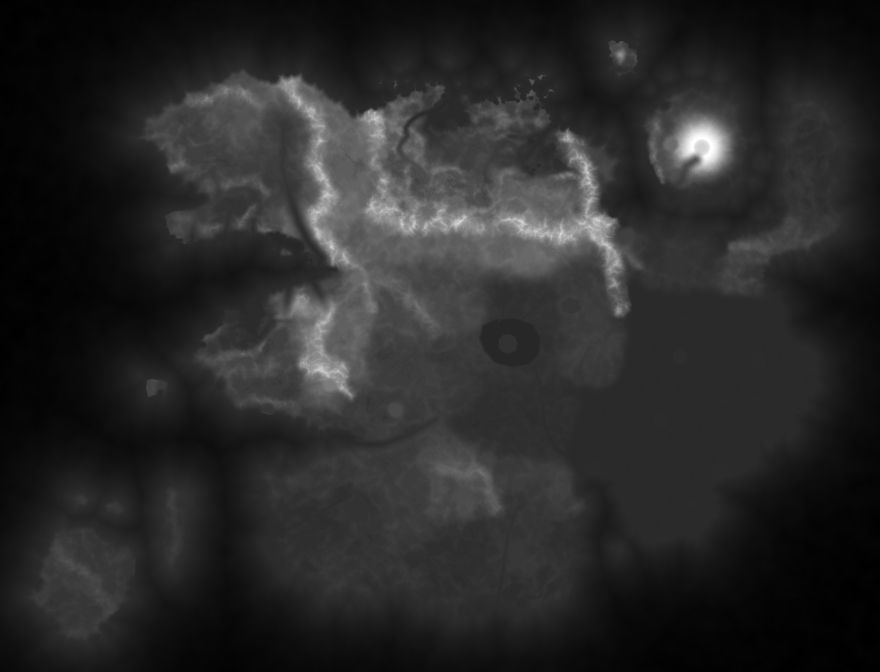
#> input picture mod/src/main/resources/nirncraft/tamriel/elevation.png, 880 x 672 px; the run also reads 1 picture not shown here
$ python hydrology_report.py analyze --dir ../../mod/src/main/resources/nirncraft/tamriel
#> lines starting #> are read from the running program, lines starting #| are printed output that depends on the picture; after the words box and inside, x2 and y2 are one past the last pixel; in counts of white or black regions, pixels touching at a corner belong together
### tools/worldgen/hydrology.py
"""Hydrology for the Tamriel map: flow routing, tributaries, springs, lake basins, deltas, waterfalls and river sites.

Two uses (pure numpy + heapq; scipy only for labelling when installed):

* imported by tamriel_map.py, which calls the derive_* functions while it builds the rasters (so the streams are
  carved into the macro height field and written into the same rasters the Java side already reads), and writes
  `hydrology.json` (waterfalls, springs, river sites) next to them;
* `py -3 -I tools/worldgen/hydrology.py analyze [--dir DIR] [--out DIR]` analyses the BAKED rasters (flow
  accumulation with pit filling) against the authored rivers and lakes and writes the numbers (JSON) and map views.
  `py -3 -I tools/worldgen/hydrology.py render --before DIR --after DIR --out DIR` renders before/after views.

Everything is deterministic: no random numbers, only hashes of positions.

Method (see docs/HYDROLOGY.md): priority-flood depression filling with an epsilon gradient (Barnes 2014) which
yields the drainage tree directly (every land cell drains to a lower neighbour, or to the sea / map edge); D8
receivers, flow accumulation weighted by a runoff index (province climate, orographic boost, dune dryness).
"""
import heapq
import json
import math
import os
import sys

import numpy as np
from PIL import Image

try:
    from scipy import ndimage as _ndi
except ImportError:  # pragma: no cover
    _ndi = None

HERE = os.path.dirname(os.path.abspath(__file__))
ROOT = os.path.abspath(os.path.join(HERE, "..", ".."))
RES_DIR = os.path.join(ROOT, "mod", "src", "main", "resources", "nirncraft", "tamriel")

CELL = 32
SEA = 63
EPS = 1e-3
D8 = [(-1, -1), (-1, 0), (-1, 1), (0, -1), (0, 1), (1, -1), (1, 0), (1, 1)]

# runoff index per province (rain and snow-melt); regions below override
PROV_RUNOFF = {"skyrim": 1.3, "cyrodiil": 1.0, "high_rock": 1.1, "morrowind": 0.8, "black_marsh": 1.4, "elsweyr": 0.35,
               "hammerfell": 0.4, "valenwood": 1.5, "summerset": 1.1, "atmora": 1.0, "akavir": 1.0, "yokuda": 0.8,
               "pyandonea": 1.0, "thras": 1.0}
REGION_RUNOFF = {"morrowind/vvardenfell_ashlands": 0.3, "morrowind/molag_amur": 0.4, "morrowind/red_mountain": 0.3,
                 "cyrodiil/colovian_highlands": 0.9, "skyrim/the_pale": 1.0}

# stream extraction
STREAM_T = 44.0        # weighted upstream cells (32-block cells) at which a brook starts
MIN_STREAM_CELLS = 3   # shortest piece worth keeping
FALL_WINDOW = 48.0     # blocks over which a level drop counts as one fall
FALL_MIN_STREAM = 6.5  # blocks
FALL_MIN_RIVER = 7.0
FALL_BIG = 9.0         # "big" waterfalls: eligible for secrets and overlooks
FALL_SPACING = 160.0
MARSH_TRUNK = 800.0    # weighted cells: bigger flows through a marsh still get a channel


# [20 lines left out: function route_noise, not called in this run]


def smoothstep(e0, e1, x):
    t = np.clip((np.asarray(x, float) - e0) / (e1 - e0), 0.0, 1.0)
    return t * t * (3 - 2 * t)


# [6 lines left out: function hash2, not called in this run]


class Grid:
    """Raster geometry (cell size 32, pixel (0, 0) is the cell whose north-west corner is (min_x, min_z))."""

    def __init__(self, min_x, min_z, w, h):
        self.min_x, self.min_z, self.w, self.h = min_x, min_z, w, h
        self.xs = min_x + (np.arange(w) + 0.5) * CELL
        self.zs = min_z + (np.arange(h) + 0.5) * CELL

    def cell_of(self, x, z):
        return (int(np.clip(math.floor((x - self.min_x) / CELL), 0, self.w - 1)),
                int(np.clip(math.floor((z - self.min_z) / CELL), 0, self.h - 1)))

    def bil(self, a, x, z):
        fx = np.clip((np.asarray(x, float) - self.min_x) / CELL - 0.5, 0, self.w - 1.001)
        fz = np.clip((np.asarray(z, float) - self.min_z) / CELL - 0.5, 0, self.h - 1.001)
        ix, iz = fx.astype(int), fz.astype(int)
        tx, tz = fx - ix, fz - iz
        a00, a10, a01, a11 = a[iz, ix], a[iz, ix + 1], a[iz + 1, ix], a[iz + 1, ix + 1]
        return (a00 * (1 - tx) + a10 * tx) * (1 - tz) + (a01 * (1 - tx) + a11 * tx) * tz


# ---------------------------------------------------------------------------------------------------------------------
# flow routing
def flood(h, sink):
    """Priority-flood fill with epsilon. `sink` marks cells that drain away (sea; the raster edge drains too).
    Returns (recv, order, filled): recv[i] = flat index of the downstream neighbour (-1: drains to the sea / edge,
    -2: sink cell), order = cells in the order they were flooded (ascending filled elevation), filled = surface."""
    H, W = h.shape
    PW = W + 2
    hp = np.zeros((H + 2, PW))
    hp[1:-1, 1:-1] = h
    snk = np.ones((H + 2, PW), bool)
    snk[1:-1, 1:-1] = sink
    nb = np.zeros_like(snk)
    for dz, dx in D8:
        nb |= np.roll(np.roll(snk, dz, 0), dx, 1)
    seeds = np.flatnonzero((nb & ~snk).ravel())
    hl = hp.ravel().tolist()
    fl = hl[:]
    n = (H + 2) * PW
    recv = [-2] * n
    done = bytearray(snk.ravel().astype(np.uint8).tobytes())
    heap = []
    for c in seeds.tolist():
        done[c] = 1
        recv[c] = -1
        heap.append((hl[c], c))
    heapq.heapify(heap)
    offs = [dz * PW + dx for dz, dx in D8]
    order = []
    pop, push = heapq.heappop, heapq.heappush
    while heap:
        f, c = pop(heap)
        order.append(c)
        for o in offs:
            m = c + o
            if done[m]:
                continue
            done[m] = 1
            hn = hl[m]
            if hn <= f:
                hn = f + EPS
            fl[m] = hn
            recv[m] = c
            push(heap, (hn, m))
    rec = np.array(recv, dtype=np.int64).reshape(H + 2, PW)[1:-1, 1:-1]
    filled = np.array(fl).reshape(H + 2, PW)[1:-1, 1:-1]
    ordr = np.array(order, dtype=np.int64)
    ordr = (ordr // PW - 1) * W + (ordr % PW - 1)
    out = np.where(rec >= 0, (rec // PW - 1) * W + (rec % PW - 1), rec)
    return out.ravel(), ordr, filled


def accumulate(recv, order, weight):
    """Flow accumulation: sum of `weight` over every cell that drains through a cell (itself included)."""
    acc = weight.astype(float).ravel().copy()
    r = recv
    for c in order[::-1].tolist():
        t = r[c]
        if t >= 0:
            acc[t] += acc[c]
    return acc.reshape(weight.shape)


# [7 lines left out: function runoff_weight, not called in this run]


# ---------------------------------------------------------------------------------------------------------------------
# polylines
def densify(pts, lev=None, hw=None, step=16.0):
    pts = np.asarray(pts, float)
    out_p, out_l, out_h = [pts[0]], [], []
    out_l = [lev[0]] if lev is not None else None
    out_h = [hw[0]] if hw is not None else None
    for i in range(len(pts) - 1):
        a, b = pts[i], pts[i + 1]
        n = max(1, int(math.ceil(np.hypot(*(b - a)) / step)))
        for k in range(1, n + 1):
            t = k / n
            out_p.append(a + (b - a) * t)
            if lev is not None:
                out_l.append(lev[i] + (lev[i + 1] - lev[i]) * t)
            if hw is not None:
                out_h.append(hw[i] + (hw[i + 1] - hw[i]) * t)
    return (np.array(out_p), None if lev is None else np.array(out_l), None if hw is None else np.array(out_h))


# [83 lines left out: functions chaikin, meander, splat, not called in this run]


# ---------------------------------------------------------------------------------------------------------------------
def label(mask):
    if _ndi is not None:
        return _ndi.label(mask, structure=np.ones((3, 3), int))
    lab = np.zeros(mask.shape, np.int32)
    n = 0
    H, W = mask.shape
    for z, x in zip(*np.nonzero(mask)):
        if lab[z, x]:
            continue
        n += 1
        stack = [(z, x)]
        lab[z, x] = n
        while stack:
            cz, cx = stack.pop()
            for dz, dx in D8:
                zz, xx = cz + dz, cx + dx
                if 0 <= zz < H and 0 <= xx < W and mask[zz, xx] and not lab[zz, xx]:
                    lab[zz, xx] = n
                    stack.append((zz, xx))
    return lab, n


# [35 lines left out: function find_pits, not called in this run]


# ---------------------------------------------------------------------------------------------------------------------
class Network:
    """Everything derive_streams finds."""

    # [383 lines left out: functions __init__, derive_streams, add_falls, derive_deltas, write_json, extend_dead_ends, not called in this run]

### tools/worldgen/hydrology_build.py
"""Glue between tamriel_map.py and hydrology.py: place exclusion zones, carving, merging the derived channels into
the river fields, waterfall ranking, and the `hydrology.json` the Java side loads (waterfalls, springs, river sites)."""
import json
import os

import numpy as np

import hydrology as hy
from hydrology import CELL, SEA, smoothstep

SETTLEMENT_TYPES = {"capital", "city", "town", "village", "farm"}


def load_places():
    pdir = os.path.join(hy.RES_DIR, "places")
    out = []
    idx = json.load(open(os.path.join(pdir, "index.json"), encoding="utf-8"))
    for f in idx:
        p = os.path.join(pdir, f)
        if os.path.exists(p):
            out.extend(json.load(open(p, encoding="utf-8")))
    return out


# [11 lines left out: function place_radius, not called in this run]


def place_exclusion(grid, places=None, only_settlements=False):
    """Cells that new water must keep out of: every place's footprint plus a margin (settlements most of all)."""
    places = load_places() if places is None else places
    if only_settlements:
        places = [p for p in places if p.get("type") in SETTLEMENT_TYPES]
    ex = np.zeros((grid.h, grid.w), bool)
    for p in places:
        r = place_radius(p, only_settlements)
        x, z = p["x"], p["z"]
        i0 = max(0, int((x - r - grid.min_x) / CELL) - 1)
        i1 = min(grid.w, int((x + r - grid.min_x) / CELL) + 2)
        j0 = max(0, int((z - r - grid.min_z) / CELL) - 1)
        j1 = min(grid.h, int((z + r - grid.min_z) / CELL) + 2)
        if i0 >= i1 or j0 >= j1:
            continue
        dd = np.hypot(grid.xs[i0:i1][None, :] - x, grid.zs[j0:j1][:, None] - z)
        ex[j0:j1, i0:i1] |= dd < r + 12
    return ex


# [84 lines left out: functions carve, merge_channels, integrate, not called in this run]


# ---------------------------------------------------------------------------------------------------------------------
KINDS = ["fishing_hut", "watermill", "ford", "ferry", "toll_post", "fall_overlook", "fall_secret", "sunken_cache",
         "bank_cache", "hidden_fishing", "spring_shrine"]
KMAX = {"fishing_hut": 90, "watermill": 45, "ford": 70, "ferry": 16, "toll_post": 16, "fall_overlook": 70,
        "fall_secret": 60, "sunken_cache": 40, "bank_cache": 70, "hidden_fishing": 40, "spring_shrine": 60}
KSPACE = {"fishing_hut": 900, "watermill": 1200, "ford": 700, "ferry": 1800, "toll_post": 600, "fall_overlook": 250,
          "fall_secret": 0, "sunken_cache": 500, "bank_cache": 700, "hidden_fishing": 900, "spring_shrine": 500}
GLOBAL_SPACE = 110.0


# [203 lines left out: functions _facing, _seg_cross, plan_sites, hydrology_json, not called in this run]

### tools/worldgen/hydrology_report.py
"""Hydrology analysis and map views of BAKED Tamriel rasters (no Minecraft needed).

usage (from the repo root):
  py -3 -I tools/worldgen/hydrology_report.py analyze --dir DIR [--label before] [--json OUT.json]
  py -3 -I tools/worldgen/hydrology_report.py render  --dir DIR --tag after --out OUTDIR [--hydro hydrology.json]
  py -3 -I tools/worldgen/hydrology_report.py compare --before DIR --after DIR --out OUTDIR

DIR holds elevation.png, features.png, water.png, terrain.png, coast.png, regions.png (the resource folder
`mod/src/main/resources/nirncraft/tamriel/` or a TAMRIEL_OUT experiment folder).

analyze: priority-flood the baked macro height field (pit filling), route D8, accumulate runoff, then compare the
network with the authored vectors: where rivers end, rivers that run uphill or above the ground, lakes without an
outlet, big drainage that has no channel, and how much mountain run-off reaches a channel and how far it travels.
"""
import argparse
import json
import math
import os
import sys

import numpy as np
from PIL import Image, ImageDraw

HERE = os.path.dirname(os.path.abspath(__file__))
if HERE not in sys.path:
    sys.path.insert(0, HERE)
import hydrology as hy  # noqa: E402

V = json.load(open(os.path.join(HERE, "tamriel_vectors.json"), encoding="utf-8"))
#> (reads tools/worldgen/tamriel_vectors.json from the repository)
M = V["meta"]
CELL, MIN_X, MIN_Z, W, H, SEA = M["cell"], M["min_x"], M["min_z"], M["width_cells"], M["height_cells"], M["sea_level"]
GRID = hy.Grid(MIN_X, MIN_Z, W, H)


# ---------------------------------------------------------------------------------------------------------------------
class Baked:
    def __init__(self, d):
        self.dir = d
        rd = lambda n, mode=None: np.array(Image.open(os.path.join(d, n)).convert(mode) if mode else Image.open(os.path.join(d, n)))
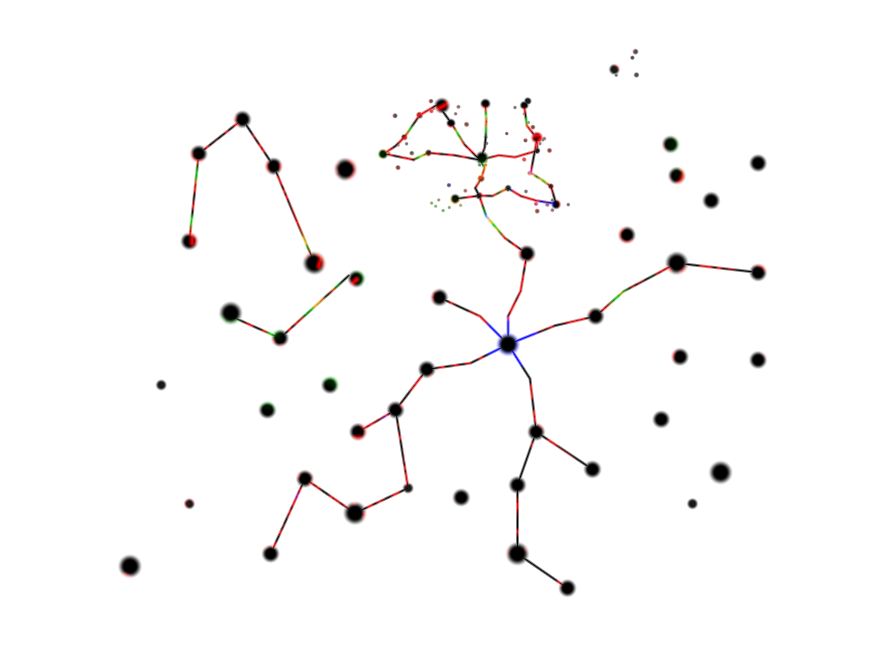
#> input picture mod/src/main/resources/nirncraft/tamriel/features.png, 880 x 672 px
        self.h = rd("elevation.png").astype(float) / 32.0 - 64.0
        f = rd("features.png", "RGBA").astype(float)
        self.riv_d = np.where(f[..., 0] <= 0, 400.0, (255 - f[..., 0]) * 0.5)
        self.ridge = f[..., 1] / 255.0
        self.lake_sd = np.where(f[..., 2] <= 0, -400.0, (f[..., 2] - 128) * 0.5)
        w = rd("water.png", "RGBA").astype(float)
        code = w[..., 0] * 256 + w[..., 1]
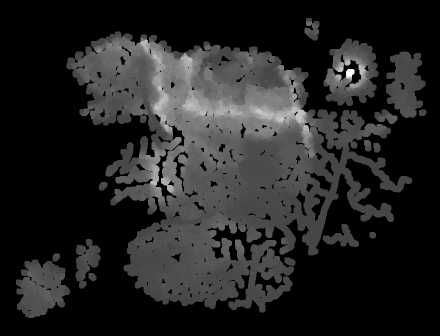
#> code: shape (672, 880) float64 (shown at 1/2 size); min 0, max 29344, mean 4099.7; drawn with min black and max white
        self.level = np.where(code > 0, code / 64.0 - 64.0, np.nan)
        self.riv_hw = w[..., 2]
        t = rd("terrain.png", "RGBA").astype(float)
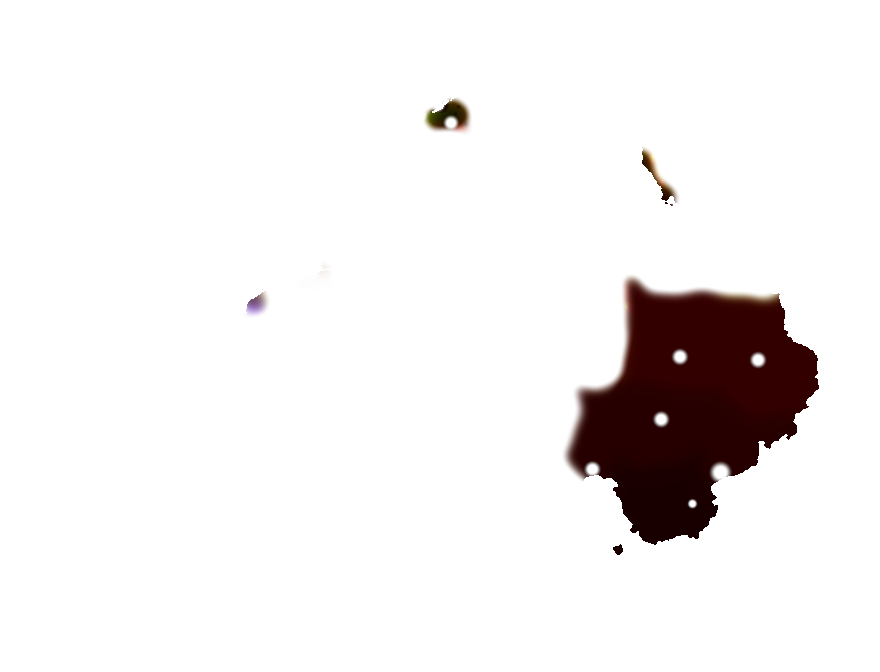
#> input picture mod/src/main/resources/nirncraft/tamriel/terrain.png, 880 x 672 px
        self.dunes = t[..., 2] / 255.0
        self.wet = t[..., 3] / 255.0
        self.coast = rd("coast.png").astype(float) - 32768.0
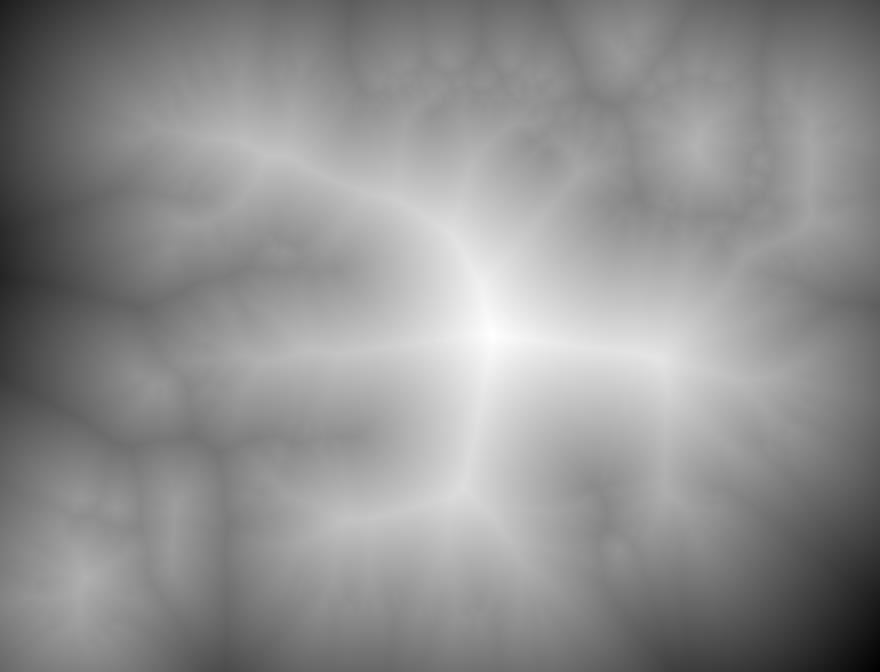
#> input picture mod/src/main/resources/nirncraft/tamriel/coast.png, 880 x 672 px
        self.land = self.coast > 0
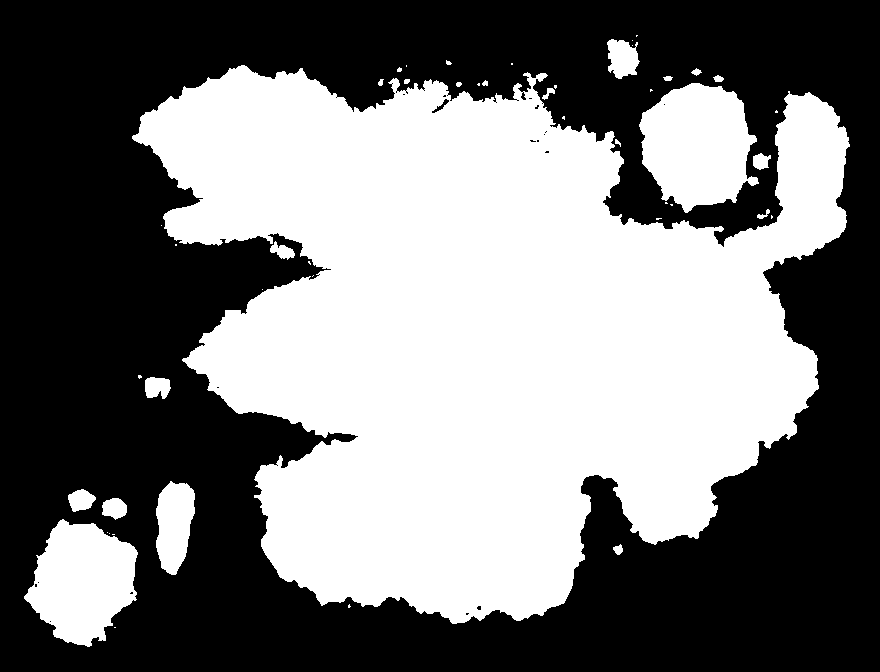
#> self.land: shape (672, 880) bool; 46.7% white; 48 white regions (26 under 20 px), largest, box (x1, y1, x2, y2) and area: (132, 65, 850, 624) 249403, (639, 83, 759, 213) 11031, (24, 519, 138, 647) 9697
        reg_img = Image.open(os.path.join(d, "regions.png"))
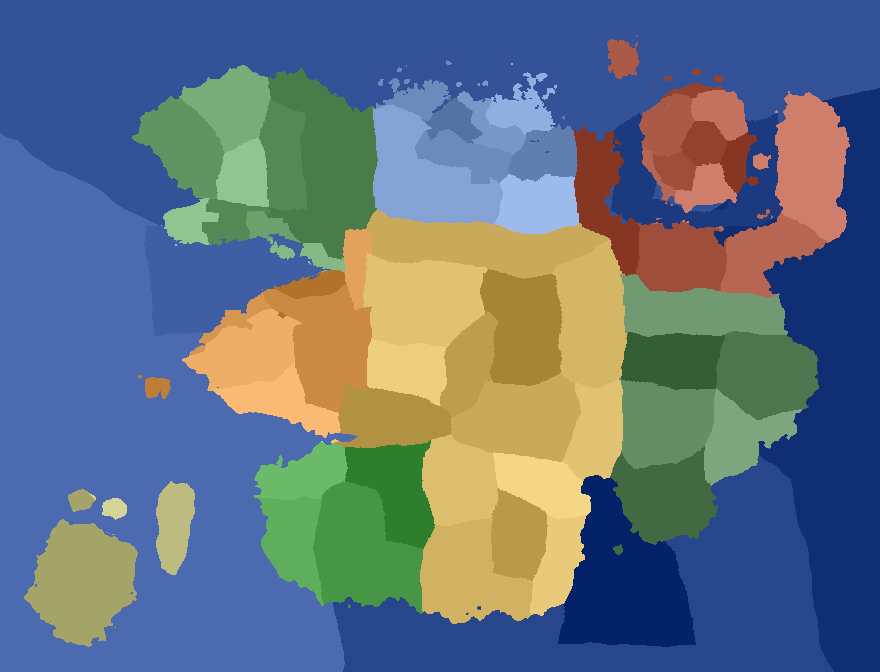
#> input picture mod/src/main/resources/nirncraft/tamriel/regions.png, 880 x 672 px
#> reg_img is the input picture: PIL image 880x672 P; mean R, G, B 99.1, 113.4, 127.7
        self.reg = np.array(reg_img)
#> (the rest of the program and of its run is left out)
